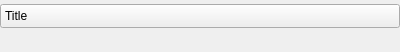
<?xml version="1.0" encoding="UTF-8"?>
<ui version="4.0">
 <class>QCollapsePanel</class>
 <widget class="QWidget" name="QCollapsePanel">
  <property name="geometry">
   <rect>
    <x>0</x>
    <y>0</y>
    <width>400</width>
    <height>52</height>
   </rect>
  </property>
  <property name="sizePolicy">
   <sizepolicy hsizetype="Preferred" vsizetype="Preferred">
    <horstretch>0</horstretch>
    <verstretch>0</verstretch>
   </sizepolicy>
  </property>
  <property name="windowTitle">
   <string>Form</string>
  </property>
  <layout class="QVBoxLayout" name="verticalLayout">
   <property name="spacing">
    <number>0</number>
   </property>
   <property name="leftMargin">
    <number>0</number>
   </property>
   <property name="topMargin">
    <number>4</number>
   </property>
   <property name="rightMargin">
    <number>0</number>
   </property>
   <property name="bottomMargin">
    <number>4</number>
   </property>
   <item>
    <widget class="QPushButton" name="CaptionButton">
     <property name="styleSheet">
      <string notr="true">#CaptionButton { text-align: left;  padding: 4; padding-left: 4px; }</string>
     </property>
     <property name="text">
      <string>Title</string>
     </property>
     <property name="icon">
      <iconset>
       <normaloff>Editor/UI/Icons/QCollapsePanel/open.png</normaloff>Editor/UI/Icons/QCollapsePanel/open.png</iconset>
     </property>
     <property name="iconSize">
      <size>
       <width>8</width>
       <height>8</height>
      </size>
     </property>
     <property name="checkable">
      <bool>false</bool>
     </property>
    </widget>
   </item>
   <item alignment="Qt::AlignTop">
    <widget class="QWidget" name="containerWidget" native="true">
     <layout class="QVBoxLayout" name="containerLayout">
      <property name="spacing">
       <number>0</number>
      </property>
      <property name="sizeConstraint">
       <enum>QLayout::SetNoConstraint</enum>
      </property>
      <property name="leftMargin">
       <number>32</number>
      </property>
      <property name="topMargin">
       <number>4</number>
      </property>
      <property name="rightMargin">
       <number>0</number>
      </property>
      <property name="bottomMargin">
       <number>0</number>
      </property>
     </layout>
    </widget>
   </item>
  </layout>
 </widget>
 <resources/>
 <connections/>
</ui>
